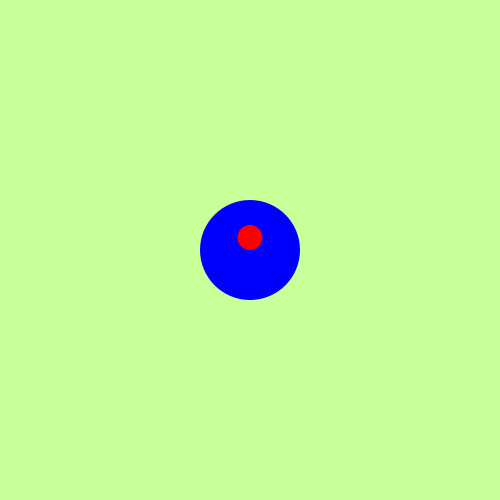
Frame 1 (no input)
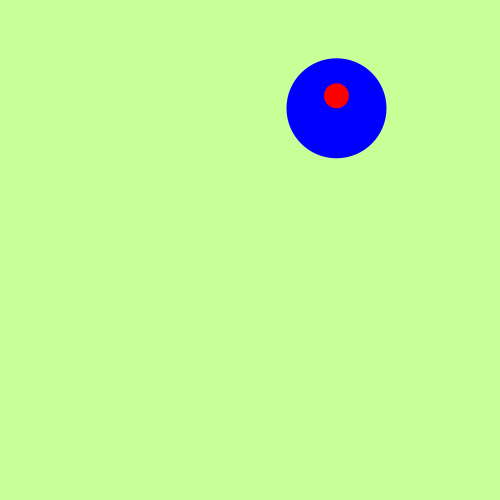
Frame 60 (the mouse pressed at the canvas centre just before this capture)
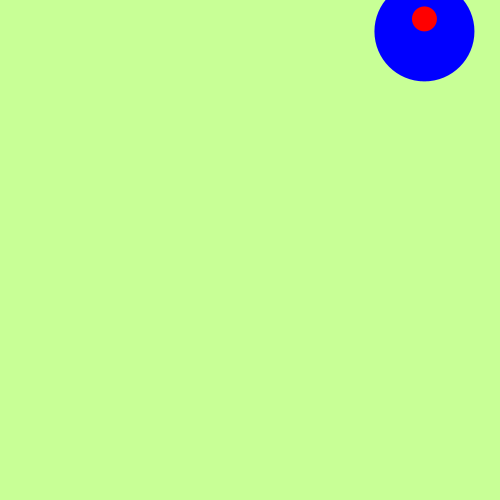
Frame 120 (the mouse held since frame 60 and released just before this capture)

The Processing sketch that drew these frames (run headless with seeded random() and noise(); from frame 60 on, the mouse is pressed at the canvas centre):

// Processing sketch: Week03Exercise3
// ── Week03Exercise3.pde
float x;
float y;
float dx;
float dy;

void setup() {
  size(500, 500);
  x = width/2;
  y = height/2;
  dx = random(-5, 5);
  dy = random(-5, 5);
}
void draw() {
  background(200, 255, 150);
  noStroke();
  
  float headDiameter = width/5;
  fill(0, 0, 255);
  ellipse(x, y, headDiameter, headDiameter);
  
  float noseDiameter = headDiameter/4;
  float noseX = x;
  float noseY = y - noseDiameter/2;
  
  fill(255, 0, 0);
  ellipse(noseX, noseY, noseDiameter, noseDiameter);
 
  if (x > width) {
    dx = -dx;
  }
  else if (x <= 0){
    dx = -dx;
  }
  if (y > height){
    dy = -dy;
  }
  else if (y <= 0){
    dy = -dy;
  }
  
  x = x + dx;
  y = y + dy;
}
